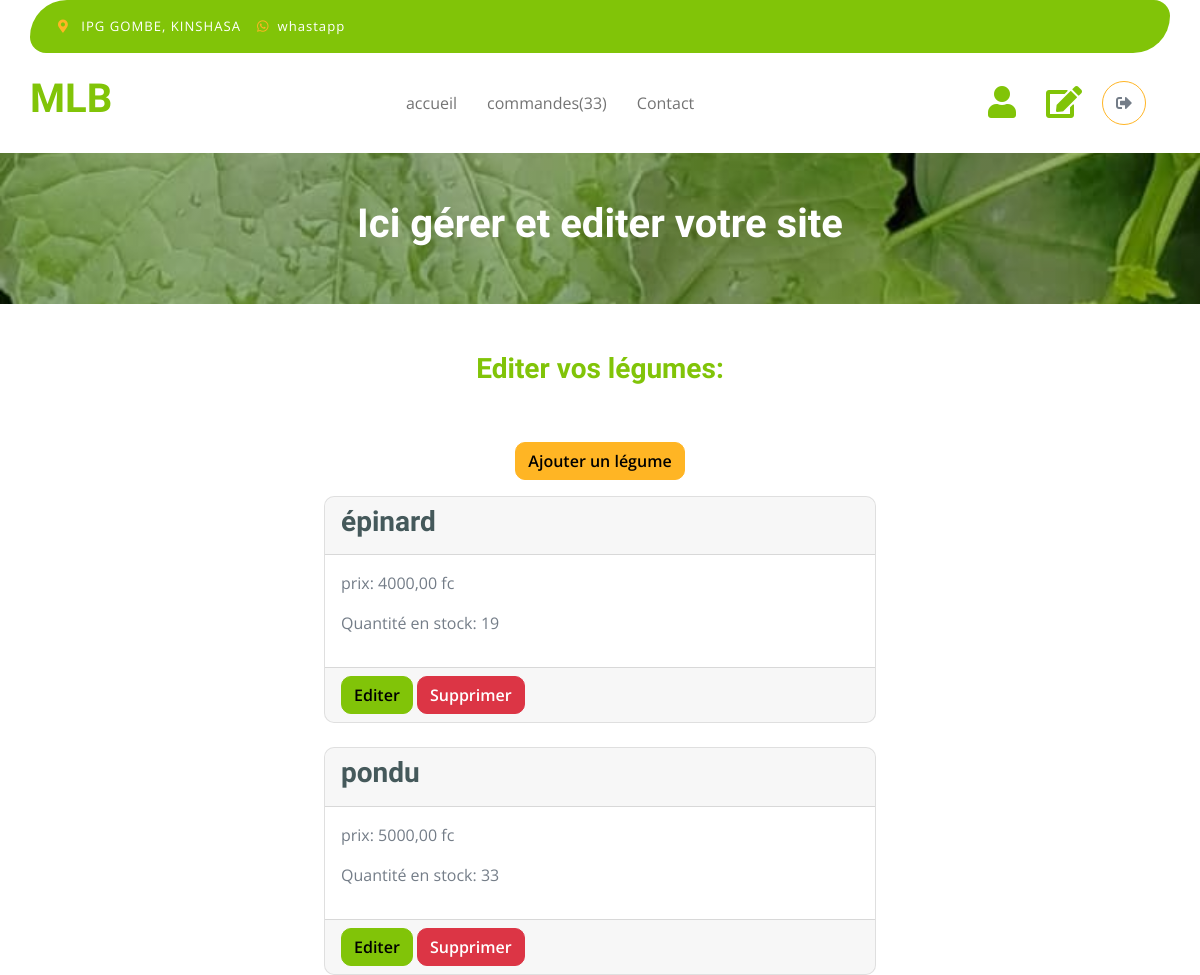
The page /accounts/editsite/ (signed in, upper part) on the database as committed earlier.
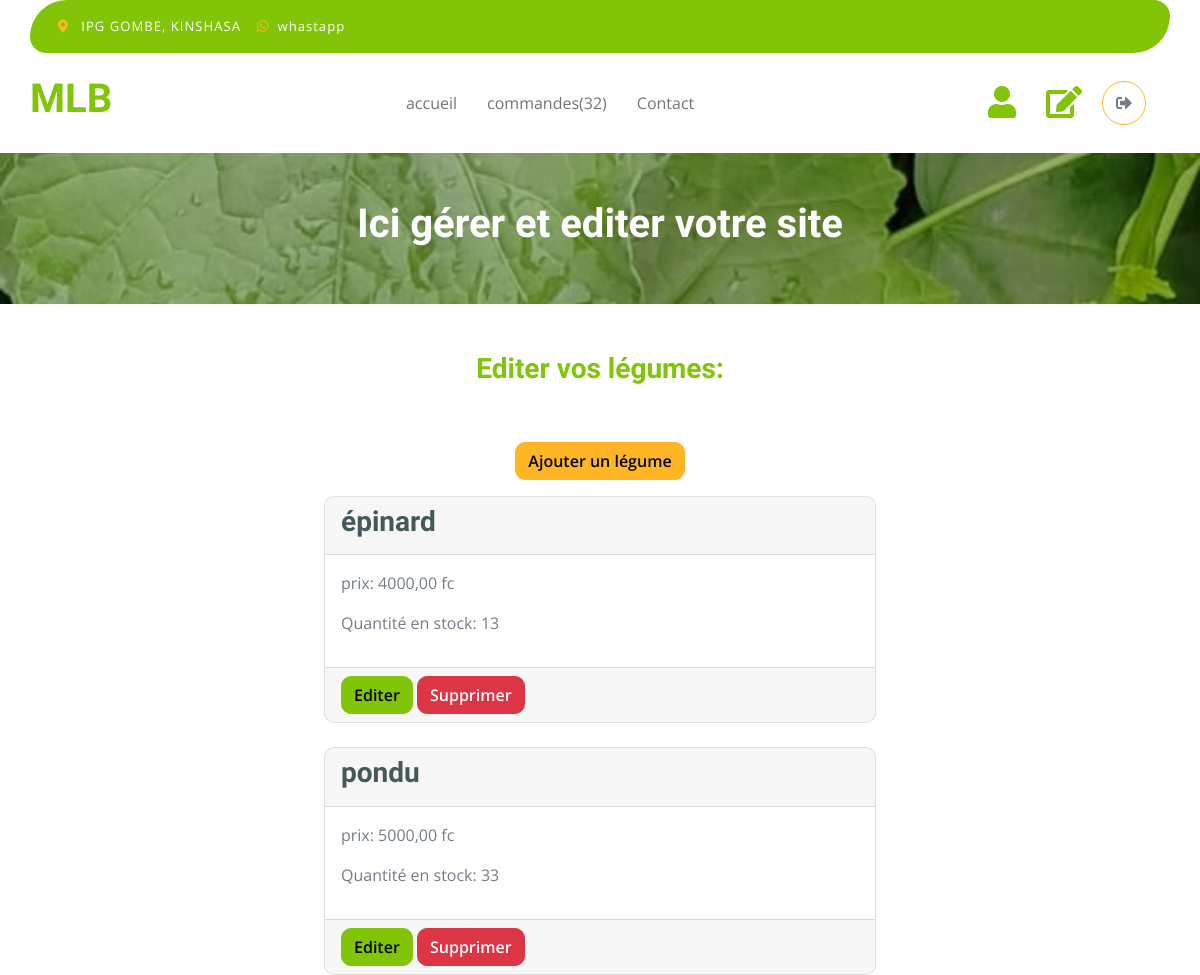
The same page on the database as committed later.
### vegetable_shop/models.py (models this page shows, shortened)
class Vegetable(models.Model):
       name = models.CharField(max_length=100)
       description = models.TextField()
       picture = models.ImageField(upload_to='pictures', blank=True)
       price = models.DecimalField(max_digits=10, decimal_places=2)
       stock = models.IntegerField()
       date_add = models.DateTimeField(auto_now_add=True)

### accounts/views.py (the view)
# urls.py: path('editsite/', views.edit_site, name='editsite'),
@permission_required('vegetable_shop.view_vegetable')
def edit_site(request):
    vegetables = Vegetable.objects.all()
    total_commands = Command.objects.filter(statut= 'En cours').count()
    return render(request, 'accounts/edit_site.html', {'vegetables': vegetables, 'total_commands': total_commands})

### accounts/templates/accounts/edit_site.html (shortened to what the changed rows need)
{% load static %}
<!DOCTYPE html>
<html lang="en">
    <head>
        <link rel="stylesheet" href="https://use.fontawesome.com/releases/v5.15.4/css/all.css"/>
        <link href="https://cdn.jsdelivr.net/npm/bootstrap-icons@1.4.1/font/bootstrap-icons.css" rel="stylesheet">
        <link href="https://cdnjs.cloudflare.com/ajax/libs/animate.css/4.1.1/animate.min.css" rel="stylesheet">
        <link href="https://unpkg.com/aos@2.3.1/dist/aos.css" rel="stylesheet">
        <link href="{% static 'css/bootstrap.min.css' %}" rel="stylesheet">
        <link href="{% static 'css/style.css' %}" rel="stylesheet">
        <link rel="stylesheet" href="https://cdn.jsdelivr.net/npm/sweetalert2@11.0.19/dist/sweetalert2.min.css">
    </head>
    <body>
        <div class="container-fluid fixed-top">
            <div class="container px-0">
                <nav class="navbar navbar-light bg-white navbar-expand-xl">
<a href="/" class="navbar-brand"><h2 class="text-primary display-6 animate__animated animate__fadeInLeft">MLB</h2></a>
                    <div class="collapse navbar-collapse bg-white" id="navbarCollapse">
                        <div class="navbar-nav mx-auto">
                            <a href="{% url 'vegetable_shop:index' %}" class="nav-item nav-link animate__animated animate__fadeInDown">accueil</a>
                            {% if user.is_staff %}
                            <a href="{% url 'accounts:seeallcommands' %}" class="nav-item nav-link animate__animated animate__fadeInDown" style="animation-delay: 0.1s;">commandes({{total_commands}})</a>
                            {% else %}
                            <a href="{% url 'vegetable_shop:commands' %}" class="nav-item nav-link animate__animated animate__fadeInDown" style="animation-delay: 0.1s;">commandes</a>
                            {% endif %}
                            <a href="{% url 'vegetable_shop:contact' %}" class="nav-item nav-link animate__animated animate__fadeInDown" style="animation-delay: 0.2s;">Contact</a>
                        </div>
                    </div>
                </nav>
            </div>
        </div>
                <div class="container-fluid page-header py-5">
                    <h1 class="text-center text-white display-6">Ici gérer et editer votre site</h1>
                </div>
                <div class="container-fluid py-5" id="form-commands">
                    <div class="container py-5">
                        {% for vegetable in vegetables %}
                             <div class="card mb-4">
                                <div class="card-header">
                                    <h3 class="card-title">{{ vegetable.name }}</h3>
                                </div>
                                <div class="card-body">
                                    <p class="card-text">prix: {{ vegetable.price }} fc</p>
                                    <p>Quantité en stock: {{ vegetable.stock }}</p>
                                </div>
                                <div class="card-footer">
                                    <a href="{% url 'accounts:edit_vegetable' vegetable.id %}" class="btn btn-primary">Editer</a>
                                    <button class="btn btn-danger justify-content-center" onclick="confirmDelete({{ vegetable.id }}, '{{ vegetable.name }}')">Supprimer</button>
                                </div>
                             </div>
                        {% endfor %}
                    </div>
                </div>
</body>
</html>

Rows that differ between the two databases and show on the page:
changed Vegetable "épinard": stock "19" → "13"
Other text that changed with them:
{{ total_commands }}: "33" → "32"
